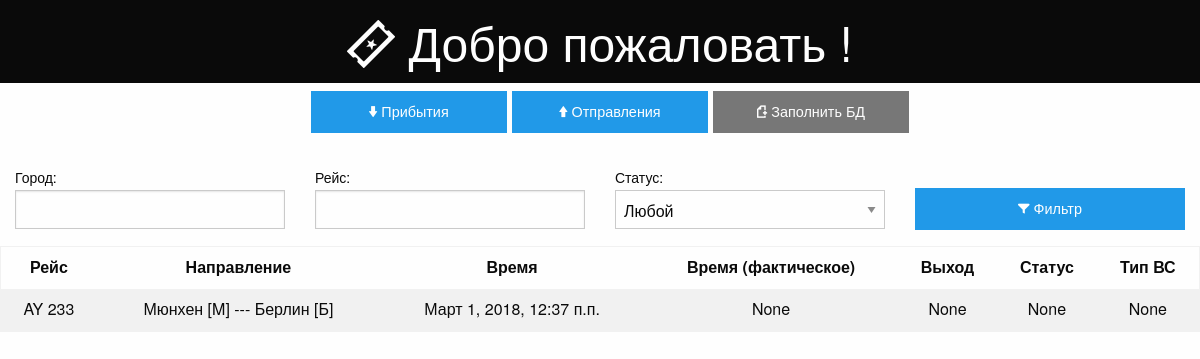
The page /board/0 on the database its author committed.
### airport/models.py (models this page shows, shortened)
class Fly(models.Model):
    flight = models.ForeignKey(Flight, on_delete=models.CASCADE, verbose_name=u'Рейс')
    gate = models.ForeignKey(Gate, on_delete=models.CASCADE, verbose_name=u'Выход', blank=True, null=True)
    status = models.ForeignKey(Status, on_delete=models.CASCADE, verbose_name=u'Статус', blank=True, null=True)
    fly_type = models.ForeignKey(TypeFly, on_delete=models.CASCADE, verbose_name=u'Тип ВС', blank=True, null=True)
    time_from = models.DateTimeField(verbose_name=u'Время')
    time_to = models.DateTimeField(verbose_name=u'Время (фактическое)', blank=True, null=True)
    comment = models.CharField(max_length=100, blank=True, null=True, verbose_name=u'Комментарий')
    def __init__(self, *args, **kwargs):
        super().__init__(*args, **kwargs)
        self.was_closed = False
        if self.status:
            self.was_closed = self.status.name == u'Завершен'
    class Meta:
        verbose_name = "Перелеты"

class Flight(models.Model):
    name = models.CharField(max_length=25, blank=False, null=False, unique=True, verbose_name=u'Рейс')
    direction_from = models.ForeignKey(City, on_delete=models.CASCADE, verbose_name=u'Из', related_name='from_city')
    direction_to = models.ForeignKey(City, on_delete=models.CASCADE, verbose_name=u'В', related_name='to_city')
    arr_dep = models.PositiveSmallIntegerField(verbose_name=u'Вылет/Прилет (1/0)', default=0)
    counter = models.IntegerField(default=0, verbose_name=u'Количество завершенных (автоинкремент)')
    class Meta:
        verbose_name = "Рейсы"

class City(models.Model):
    name = models.CharField(max_length=100, blank=False, null=False, unique=True, verbose_name=u'Город')
    code = models.CharField(max_length=4, blank=True, null=True, verbose_name=u'Код')
    def __str__(self):
        return '{} [{}]'.format(self.name, self.code)
    class Meta:
        verbose_name = "Города"

### airport/views.py (the view)
# urls.py: url(r'^board/(?P<arr_or_dep>[0-1]{1})$', board, name='board'),
def board(request, arr_or_dep=0):
    form = FormFilterFlights()
    flights = Fly.objects.all()
    if request.method == 'POST':
        try:
            form = FormFilterFlights(request.POST)
            flights = get_flights(form, arr_or_dep)
        except Exception as e:
            log(0, str(e))
    ctx = {'form': form,
           'flights': flights.filter(flight__arr_dep=arr_or_dep).order_by('time_from').reverse()[:LIM_OBJ]}
    return render(request, 'board.html', context=ctx)

### airport/forms.py
class FormFilterFlights(forms.Form):
    city_name = forms.CharField(max_length=100, label=u'Город', required=False)
    flight_name = forms.CharField(max_length=25, label=u'Рейс', required=False)
    status_name = forms.ModelChoiceField(models.Status.objects.all(), label=u'Статус', required=False,
                                         empty_label='Любой')

### airport/models.py (called while the page is built)
    def __str__(self):
        return '{}'.format(self.name)

### airport/static/templates/board.html (shortened to what this page needs)
{% extends 'common/base.html' %}
{% block main %}
    <form action="" method="post">
        <div class="row float-center">
            {% for field in form %}
                <div class="large-3 columns">
                    {{ field.label_tag }}{{ field }}
                </div>
            {% endfor %}
            <div class="large-3 columns float-left float-left">
                <button class="button fi-filter" style="width: 100%; margin-top: 23px"> Фильтр</button>
            </div>
        </div>
    </form>
    <div class="grid-container">
        <div class="grid-x grid-padding-x">
            <table>
                <tr>
                    <th>Рейс</th>
                    <th>Направление</th>
                    <th>Время</th>
                    <th>Время (фактическое)</th>
                    <th>Выход</th>
                    <th>Статус</th>
                    <th>Тип ВС</th>
                </tr>
                {% for f in flights %}
                    <tr>
                        <td class="text-center">{{ f.flight.name }}</td>
                        <td class="text-center">{{ f.flight.direction_from }} --- {{ f.flight.direction_to }}</td>
                        <td class="text-center">{{ f.time_from }}</td>
                        <td class="text-center">{{ f.time_to }}</td>
                        <td class="text-center">{{ f.gate }}</td>
                        <td class="text-center">{{ f.status }}</td>
                        <td class="text-center">{{ f.fly_type }}</td>
                    </tr>
                {% endfor %}
            </table>
        </div>
    </div>
{% endblock %}

### airport/static/templates/common/base.html (shortened to what this page needs)
<!doctype html>
{% load staticfiles %}
<html class="no-js" lang="en" dir="ltr">
<head>
    <link rel="stylesheet" type="text/css" href={% static "foundation/css/foundation.css" %} >
    <link rel="stylesheet" type="text/css" href={% static "foundation/icons/foundation-icons.css" %} >
</head>
<body>
<div class="grid-container">
    <div class="grid-x grid-padding-x">
        <div class="large-12 cell">
            <h1 class="title-bar text-center fi-ticket"> Добро пожаловать ! </h1>
        </div>
    </div>
    <div class="grid-x grid-padding-x">
        <div class="large-12 cell text-center">
            <ul>
                <a class="button fi-arrow-down medium-2" href={% url 'board' arr_or_dep=0 %}> Прибытия </a>
                <a class="button fi-arrow-up medium-2" href={% url 'board' arr_or_dep=1 %}> Отправления </a>
                <a class="button secondary fi-page-add medium-2" href={% url 'fill_db' %}> Заполнить БД </a>
            </ul>
        </div>
    </div>
</div>
{% block main %}{% endblock %}
</body>
</html>

### rows shown on the page
Fly: flight.name "AY 233", flight.direction_from "Мюнхен [M]", flight.direction_to "Берлин [Б]", time_from "Март 1, 2018, 12:37 п.п.", time_to "None", gate "None", status "None", fly_type "None"

### other values the page prints
{{ field.label_tag }} "Город:" "Рейс:" "Статус:"
